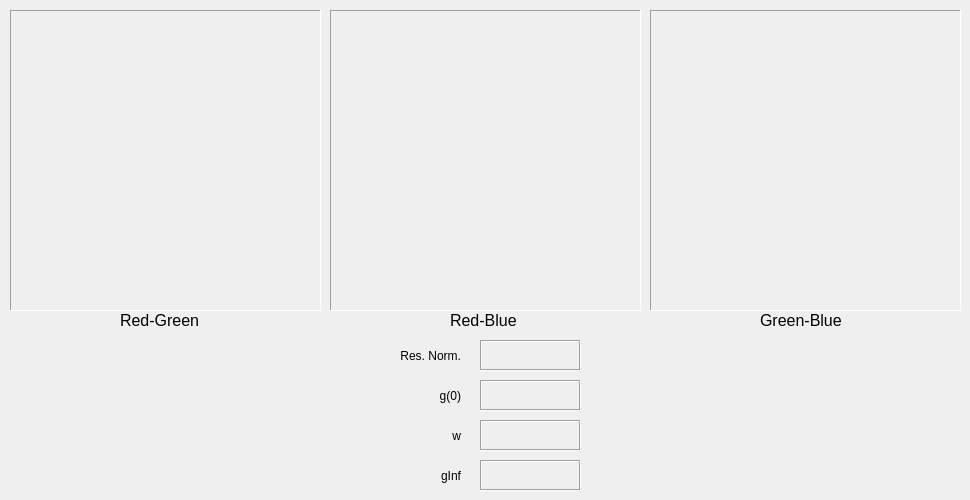
     <widget class="QWidget" name="crossOutputTab">
      <attribute name="title">
       <string>Cross-Correlation</string>
      </attribute>
      <widget class="QLabel" name="labelOutputRB">
       <property name="geometry">
        <rect>
         <x>450</x>
         <y>310</y>
         <width>81</width>
         <height>20</height>
        </rect>
       </property>
       <property name="font">
        <font>
         <pointsize>12</pointsize>
        </font>
       </property>
       <property name="text">
        <string>Red-Blue</string>
       </property>
      </widget>
      <widget class="QLabel" name="labelOutputRG">
       <property name="geometry">
        <rect>
         <x>120</x>
         <y>310</y>
         <width>91</width>
         <height>20</height>
        </rect>
       </property>
       <property name="font">
        <font>
         <pointsize>12</pointsize>
        </font>
       </property>
       <property name="text">
        <string>Red-Green</string>
       </property>
      </widget>
      <widget class="QLabel" name="labelOutputGB">
       <property name="geometry">
        <rect>
         <x>760</x>
         <y>310</y>
         <width>91</width>
         <height>20</height>
        </rect>
       </property>
       <property name="font">
        <font>
         <pointsize>12</pointsize>
        </font>
       </property>
       <property name="text">
        <string>Green-Blue</string>
       </property>
      </widget>
      <widget class="QLabel" name="labelCrossResNorm">
       <property name="geometry">
        <rect>
         <x>370</x>
         <y>340</y>
         <width>91</width>
         <height>31</height>
        </rect>
       </property>
       <property name="text">
        <string>Res. Norm.</string>
       </property>
       <property name="alignment">
        <set>Qt::AlignRight|Qt::AlignTrailing|Qt::AlignVCenter</set>
       </property>
      </widget>
      <widget class="QLabel" name="crossResNormValue">
       <property name="geometry">
        <rect>
         <x>480</x>
         <y>340</y>
         <width>101</width>
         <height>31</height>
        </rect>
       </property>
       <property name="font">
        <font>
         <pointsize>8</pointsize>
        </font>
       </property>
       <property name="frameShape">
        <enum>QFrame::Box</enum>
       </property>
       <property name="frameShadow">
        <enum>QFrame::Sunken</enum>
       </property>
       <property name="text">
        <string/>
       </property>
       <property name="alignment">
        <set>Qt::AlignCenter</set>
       </property>
      </widget>
      <widget class="QLabel" name="labelCrossG0">
       <property name="geometry">
        <rect>
         <x>370</x>
         <y>380</y>
         <width>91</width>
         <height>31</height>
        </rect>
       </property>
       <property name="text">
        <string>g(0)</string>
       </property>
       <property name="alignment">
        <set>Qt::AlignRight|Qt::AlignTrailing|Qt::AlignVCenter</set>
       </property>
      </widget>
      <widget class="QLabel" name="crossG0Value">
       <property name="geometry">
        <rect>
         <x>480</x>
         <y>380</y>
         <width>101</width>
         <height>31</height>
        </rect>
       </property>
       <property name="font">
        <font>
         <pointsize>8</pointsize>
        </font>
       </property>
       <property name="frameShape">
        <enum>QFrame::Box</enum>
       </property>
       <property name="frameShadow">
        <enum>QFrame::Sunken</enum>
       </property>
       <property name="text">
        <string/>
       </property>
       <property name="alignment">
        <set>Qt::AlignCenter</set>
       </property>
      </widget>
      <widget class="QLabel" name="labelCrossW">
       <property name="geometry">
        <rect>
         <x>370</x>
         <y>420</y>
         <width>91</width>
         <height>31</height>
        </rect>
       </property>
       <property name="text">
        <string>w</string>
       </property>
       <property name="alignment">
        <set>Qt::AlignRight|Qt::AlignTrailing|Qt::AlignVCenter</set>
       </property>
      </widget>
      <widget class="QLabel" name="crossWValue">
       <property name="geometry">
        <rect>
         <x>480</x>
         <y>420</y>
         <width>101</width>
         <height>31</height>
        </rect>
       </property>
       <property name="font">
        <font>
         <pointsize>8</pointsize>
        </font>
       </property>
       <property name="frameShape">
        <enum>QFrame::Box</enum>
       </property>
       <property name="frameShadow">
        <enum>QFrame::Sunken</enum>
       </property>
       <property name="text">
        <string/>
       </property>
       <property name="alignment">
        <set>Qt::AlignCenter</set>
       </property>
      </widget>
      <widget class="QLabel" name="labelCrossGinf">
       <property name="geometry">
        <rect>
         <x>370</x>
         <y>460</y>
         <width>91</width>
         <height>31</height>
        </rect>
       </property>
       <property name="text">
        <string>gInf</string>
       </property>
       <property name="alignment">
        <set>Qt::AlignRight|Qt::AlignTrailing|Qt::AlignVCenter</set>
       </property>
      </widget>
      <widget class="QLabel" name="crossGinfValue">
       <property name="geometry">
        <rect>
         <x>480</x>
         <y>460</y>
         <width>101</width>
         <height>31</height>
        </rect>
       </property>
       <property name="font">
        <font>
         <pointsize>8</pointsize>
        </font>
       </property>
       <property name="frameShape">
        <enum>QFrame::Box</enum>
       </property>
       <property name="frameShadow">
        <enum>QFrame::Sunken</enum>
       </property>
       <property name="text">
        <string/>
       </property>
       <property name="alignment">
        <set>Qt::AlignCenter</set>
       </property>
      </widget>
      <widget class="QLabel" name="imageCrossRG">
       <property name="geometry">
        <rect>
         <x>10</x>
         <y>10</y>
         <width>311</width>
         <height>301</height>
        </rect>
       </property>
       <property name="frameShape">
        <enum>QFrame::Panel</enum>
       </property>
       <property name="frameShadow">
        <enum>QFrame::Sunken</enum>
       </property>
       <property name="text">
        <string/>
       </property>
       <property name="scaledContents">
        <bool>true</bool>
       </property>
      </widget>
      <widget class="QLabel" name="imageCrossRB">
       <property name="geometry">
        <rect>
         <x>330</x>
         <y>10</y>
         <width>311</width>
         <height>301</height>
        </rect>
       </property>
       <property name="frameShape">
        <enum>QFrame::Panel</enum>
       </property>
       <property name="frameShadow">
        <enum>QFrame::Sunken</enum>
       </property>
       <property name="text">
        <string/>
       </property>
       <property name="scaledContents">
        <bool>true</bool>
       </property>
      </widget>
      <widget class="QLabel" name="imageCrossGB">
       <property name="geometry">
        <rect>
         <x>650</x>
         <y>10</y>
         <width>311</width>
         <height>301</height>
        </rect>
       </property>
       <property name="frameShape">
        <enum>QFrame::Panel</enum>
       </property>
       <property name="frameShadow">
        <enum>QFrame::Sunken</enum>
       </property>
       <property name="text">
        <string/>
       </property>
       <property name="scaledContents">
        <bool>true</bool>
       </property>
      </widget>
     </widget>
